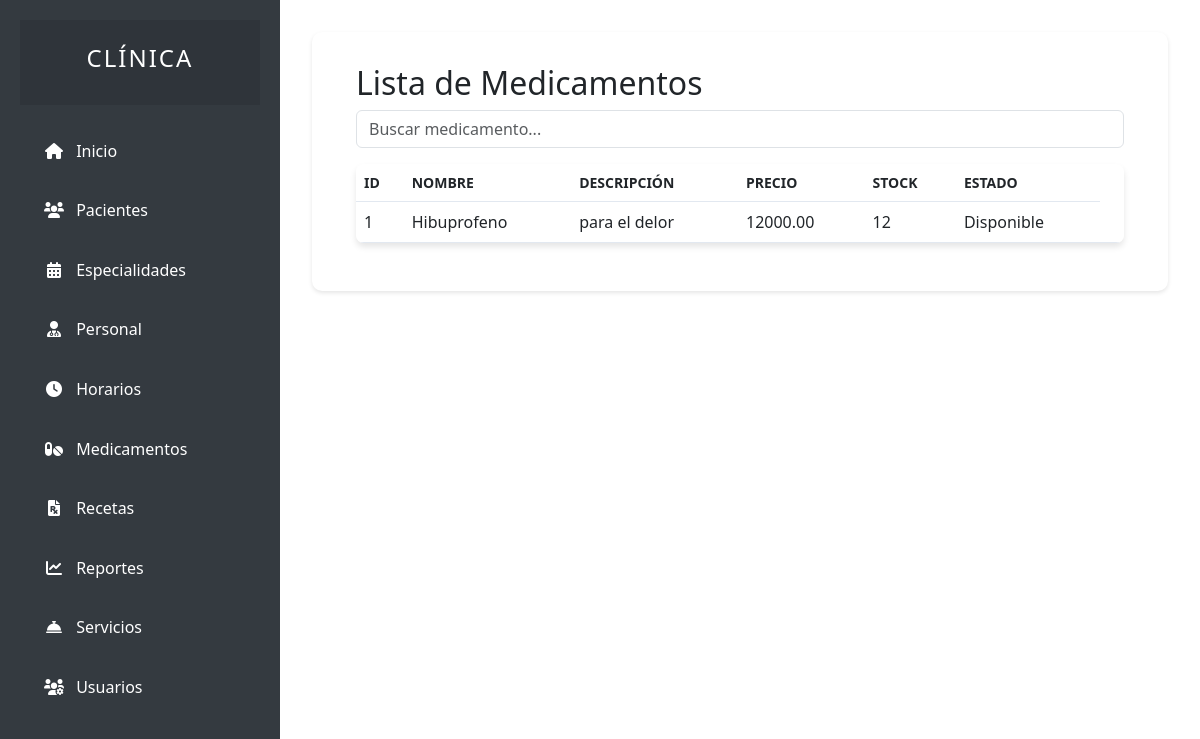
Page /user/Admin/modules/medicamentos/indexmedicamentos.php on the earlier database version.
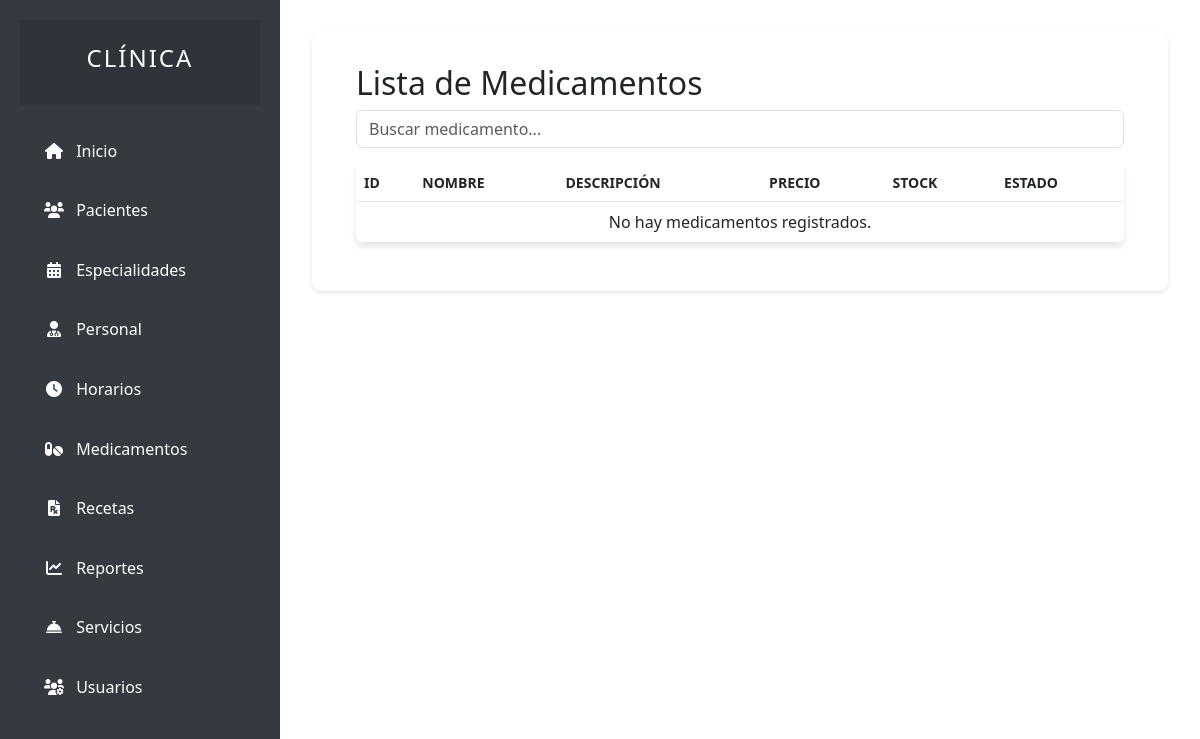
Same page on the later database version.
### tables this page shows
CREATE TABLE medicamentos (
  id INT(11) NOT NULL AUTO_INCREMENT,
  nombre VARCHAR(100) NOT NULL,
  descripcion TEXT DEFAULT NULL,
  stock INT(11) DEFAULT 0,
  precio DECIMAL(10,2) DEFAULT NULL,
  estado ENUM('Disponible', 'Agotado', 'Descontinuado') DEFAULT 'Disponible',
  PRIMARY KEY (id)
);

### user/Admin/modules/medicamentos/medicamentos.php (the view, shortened to what this page needs)
<?php
include '../../config/conexion.php';
$busqueda = isset($_GET['busqueda']) ? $_GET['busqueda'] : '';
$query = "SELECT * FROM medicamentos WHERE nombre LIKE '%$busqueda%' ORDER BY nombre ASC";
$resultado = mysqli_query($conexion, $query);
?>
<!DOCTYPE html>
<html lang="es">
<head>
    <link href="https://cdn.jsdelivr.net/npm/bootstrap@5.3.0/dist/css/bootstrap.min.css" rel="stylesheet">
</head>
<body>
    <div class="container">
        <h2>Lista de Medicamentos</h2>
        <div class="search-box mb-3">
            <input type="text" class="form-control" id="searchInput" placeholder="Buscar medicamento...">
        </div>
        <table class="table table-hover">
            <thead>
                <tr>
                    <th>ID</th>
                    <th>Nombre</th>
                    <th>Descripción</th>
                    <th>Precio</th>
                    <th>Stock</th>
                    <th>Estado</th>
                </tr>
            </thead>
            <tbody>
                <?php if (mysqli_num_rows($resultado) > 0): ?>
                    <?php while ($medicamento = mysqli_fetch_assoc($resultado)): ?>
                        <tr>
                            <td><?php echo htmlspecialchars($medicamento['id']); ?></td>
                            <td><?php echo htmlspecialchars($medicamento['nombre']); ?></td>
                            <td><?php echo htmlspecialchars($medicamento['descripcion']); ?></td>
                            <td><?php echo htmlspecialchars($medicamento['precio']); ?></td>
                            <td><?php echo htmlspecialchars($medicamento['stock']); ?></td>
                            <td><?php echo htmlspecialchars($medicamento['estado']); ?></td>
                            <td>
                            </td>
                        </tr>
                    <?php endwhile; ?>
                <?php else: ?>
                    <tr>
                        <td colspan="7" class="text-center">No hay medicamentos registrados.</td>
                    </tr>
                <?php endif; ?>
            </tbody>
        </table>
    </div>
</body>
</html>

Differences in the rows shown:
removed medicamentos: id "1", nombre "Hibuprofeno", descripcion "para el delor", precio "12000.00", stock "12", estado "Disponible"
Other differences:
text now shown: "No hay medicamentos registrados."
